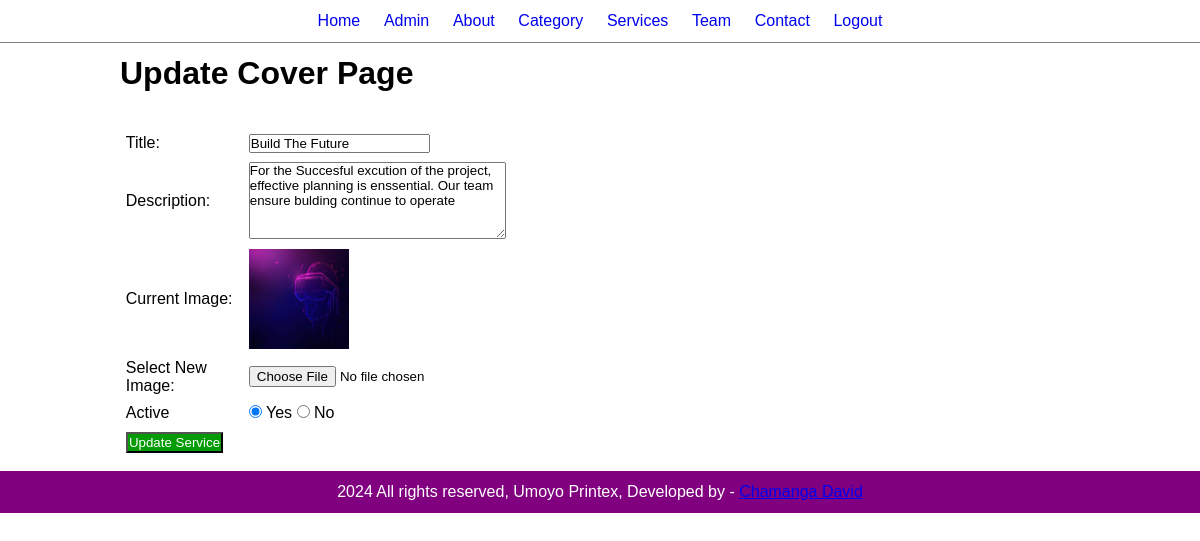
The page /admin/update-coverpage.php?id=1 (signed in) on the database its author committed.
### tables this page shows
CREATE TABLE `tbl_coverpage` (
  `id` int(10) UNSIGNED NOT NULL,
  `title` varchar(255) NOT NULL,
  `description` text NOT NULL,
  `image_name` varchar(255) NOT NULL,
  `active` varchar(10) NOT NULL
);

### admin/update-coverpage.php (the view, shortened to what this page needs)
<?php include('partials/menu.php'); ?>
<dic class="main-content">
    <div class="wrapper">
        <h1>Update Cover Page</h1>
        <br><br>
        <?php
        if(isset($_GET['id']))
        {
            $id= $_GET['id'];
            $sql2 = "SELECT * FROM tbl_coverpage WHERE id=$id";
            $res2= mysqli_query($conn,$sql2);
            $row2 = mysqli_fetch_assoc($res2);
            $title =$row2['title'];
            $description =$row2['description'];
            $current_image =$row2['image_name'];
            $active =$row2['active'];
        }
        else{
            header('location:'.SITEURL.'admin/manage-coverpage.php');
        }
        ?>
        <form action="" method="POST" enctype="multipart/form-data">
            <table class="tbl-30">
                <tr>
                    <td>Title: </td>
                   <td> <input type="text" name="title" value="<?php echo $title; ?>"></td>
                </tr>
                <tr>
                    <td>Description: </td>
                    <td><textarea name="description" cols="30" rows="5" ><?php echo $description; ?></textarea></td>
                </tr>
                <tr>
                    <td>Current Image: </td>
                    <td>
                        <?php
                        if($current_image =="")
                        {
                            echo "<div class='error'>Image Not Found.</div>";
                        }
                        else{
                            ?>
                            <img src="<?php echo SITEURL; ?>images/slider-images/<?php echo $current_image; ?>" width="100px" height="100px">
                            <?php
                        }
                        ?>
                    </td>
                </tr>
                <tr>
                    <td>Select New Image: </td>
                    <td>
                        <input type="file" name="image">
                    </td>
                </tr>
                <tr>
                    <td>Active</td>
                    <td>
                        <input <?php if($active =="Yes") {echo "checked";}?> type="radio" name="active" value="Yes"> Yes
                        <input <?php if($active =="No") {echo "checked";}?> type="radio" name="active" value="No"> No
                    </td>
                </tr>
                <tr>
                    <td>
                        <input type="submit" name="submit" value="Update Service" class="btn-secondary">
                    </td>
                </tr>
            </table>
        </form>
    </div>
</dic>
<?php include('partials/footer.php'); ?>

### css/admin.css (style rules this page uses)
* { margin: 0; padding: 0; font-family: Arial, Helvetica, sans-serif; }
.wrapper { padding: 1%; width: 80%; margin: 0 auto; }
.tbl-30 { width: 40%; }
table tr td { padding: 1%; }
.btn-secondary { background-color: #059b05; padding: 1%; color: white; text-decoration: none; }
.main-content { background-color: #f1f2f0; padding: 3% 0; }

### rows shown on the page
tbl_coverpage: title "Build The Future", description "For the Succesful excution of the project, effective planning is enssential. Our team ensure bulding continue to operate", image_name (picture), active "☑"
